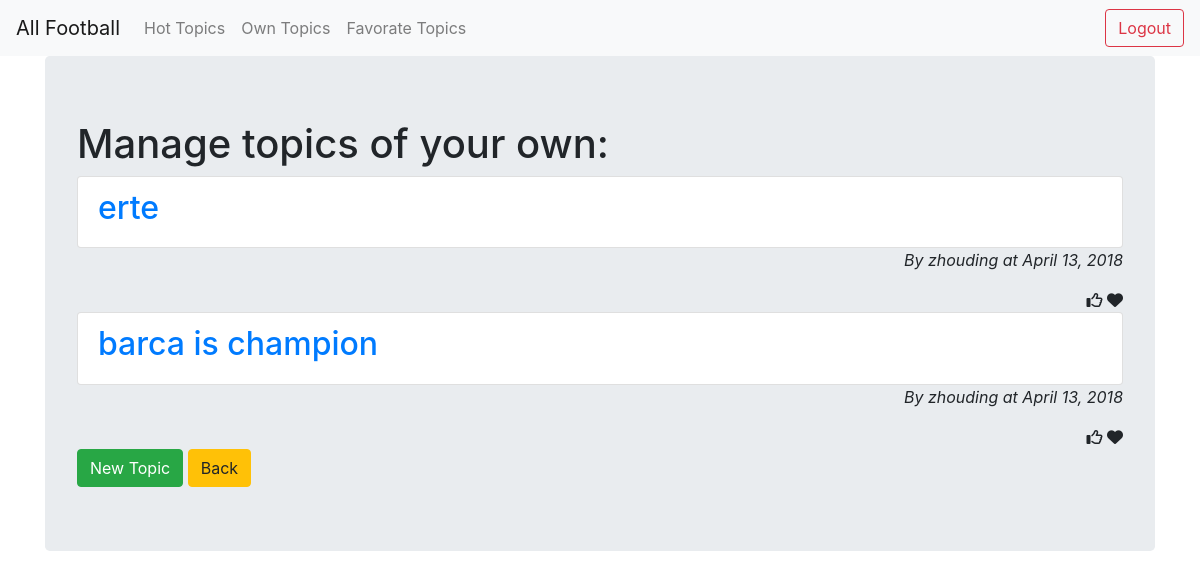
Before: /own_topics/ (signed in) with the older database file.
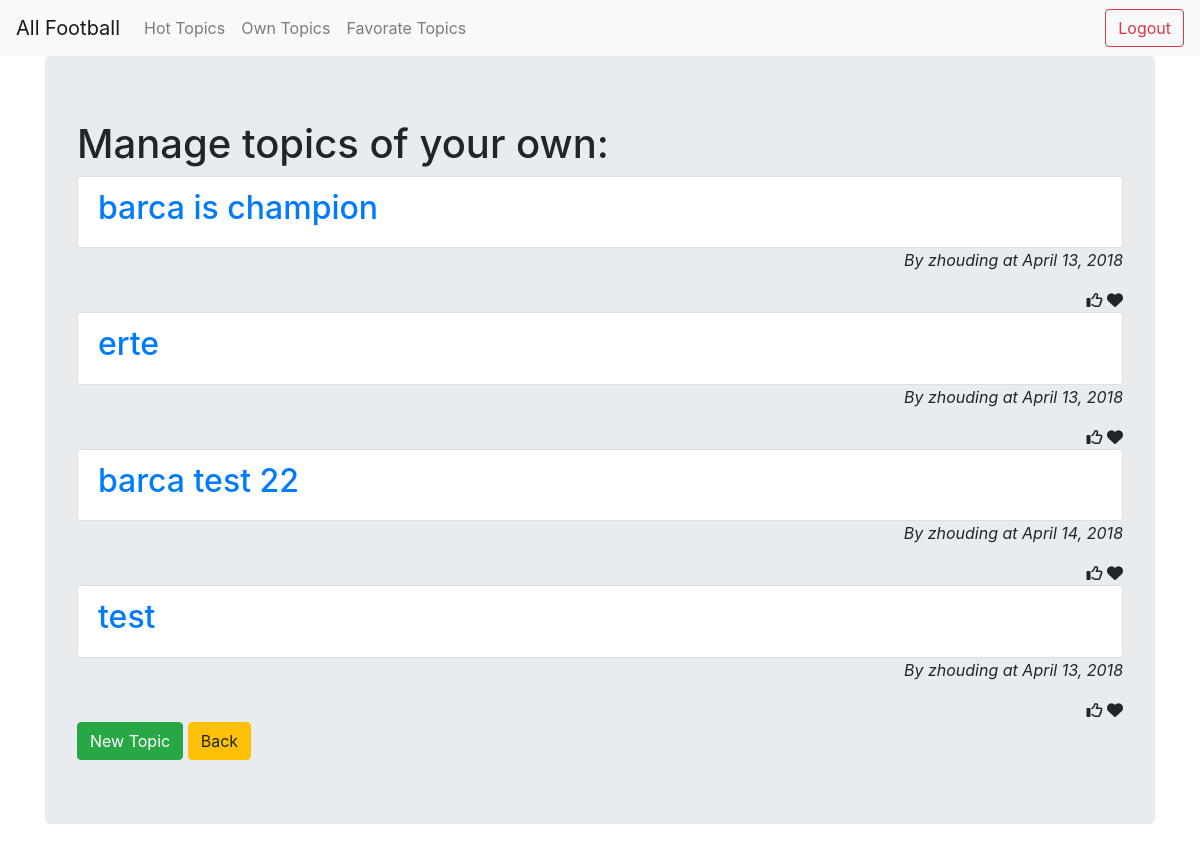
After: the same page with the newer database file.
### app/models.py (models this page shows, shortened)
class Topic(models.Model):
    title = models.CharField(max_length = 256)
    content = models.CharField(max_length = 3000)
    author = models.ForeignKey(User, related_name = 'author', on_delete=models.CASCADE)
    date = models.DateField(auto_now = False, auto_now_add = True)
    likes = models.BigIntegerField(blank=True, null=True)
    favorates = models.BigIntegerField(blank=True, null=True)
    favorate_by = models.ManyToManyField(User, blank=True)
    tags = models.ManyToManyField(Tag, blank=True)

### app/views.py (the view)
# urls.py: path('own_topics/', views.OwnTopicListView.as_view(), name='own_topics'),
class OwnTopicListView(ListView):
    model = models.Topic
    template_name = 'own_topics.html'
    context_object_name = 'topics'
    def get_queryset(self):
        return models.Topic.objects.filter(author=self.request.user).order_by('-favorates', '-likes', '-date')

### templates/own_topics.html
{% extends "base.html" %}
{% block content %}
    <div class="jumbotron">
        <h1>Manage topics of your own:</h1>
        <ul class="list-group">
            {% for topic in topics %}
            <a href="{{ topic.id }}"><li class="list-group-item"><h2>{{ topic.title }}</h2></li></a>
            <em style="text-align:right"><p>By {{ topic.author.username }} at {{ topic.date }}</p></em>
            <div style="text-align:right">
                    <i class="fa fa-thumbs-o-up" aria-hidden="true"></i>
                    <i class="fa fa-heart" aria-hidden="true"></i>
                </div>
            {% endfor %}
        </ul>
        <a href="{% url 'app:new_topic' %}"><button type="button" class="btn btn-success">New Topic</button></a>
        <a href="{% url 'app:topics' %}"><button type="button" class="btn btn-warning">Back</button></a>
    </div>
{% endblock %}

Changed rows visible on the page:
changed Topic "barca is champion": moves up the list
added Topic: title "barca test 22", author.username "zhouding", date "April 14, 2018"
added Topic: title "test", author.username "zhouding", date "April 13, 2018"
